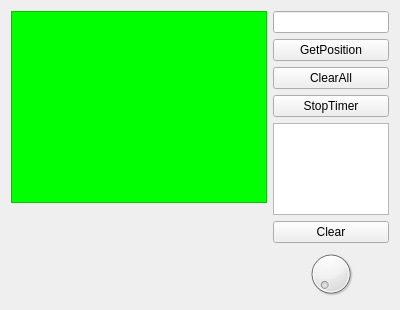
<?xml version="1.0" encoding="UTF-8"?>
<ui version="4.0">
 <class>MainWindow</class>
 <widget class="QMainWindow" name="MainWindow">
  <property name="geometry">
   <rect>
    <x>0</x>
    <y>0</y>
    <width>400</width>
    <height>310</height>
   </rect>
  </property>
  <property name="windowTitle">
   <string>PositionComands</string>
  </property>
  <property name="windowIcon">
   <iconset resource="ra.qrc">
    <normaloff>:/Ball.png</normaloff>:/Ball.png</iconset>
  </property>
  <widget class="QWidget" name="centralWidget">
   <layout class="QGridLayout" name="gridLayout">
    <item row="0" column="2" rowspan="2" colspan="2">
     <layout class="QVBoxLayout" name="verticalLayout">
      <property name="sizeConstraint">
       <enum>QLayout::SetFixedSize</enum>
      </property>
      <item>
       <widget class="QLineEdit" name="tbFile"/>
      </item>
      <item>
       <widget class="QPushButton" name="btPosition">
        <property name="text">
         <string>GetPosition</string>
        </property>
       </widget>
      </item>
      <item>
       <widget class="QPushButton" name="btClear_2">
        <property name="text">
         <string>ClearAll</string>
        </property>
       </widget>
      </item>
      <item>
       <widget class="QPushButton" name="bt_osbt">
        <property name="text">
         <string>StopTimer</string>
        </property>
       </widget>
      </item>
      <item>
       <widget class="QPlainTextEdit" name="plainTextEdit"/>
      </item>
      <item>
       <widget class="QPushButton" name="btClear">
        <property name="text">
         <string>Clear</string>
        </property>
       </widget>
      </item>
      <item>
       <widget class="QDial" name="dial">
        <property name="maximum">
         <number>360</number>
        </property>
       </widget>
      </item>
     </layout>
    </item>
    <item row="0" column="1">
     <layout class="QVBoxLayout" name="verticalLayout_2">
      <item>
       <widget class="QGraphicsView" name="graphicsView">
        <property name="sizePolicy">
         <sizepolicy hsizetype="Fixed" vsizetype="Fixed">
          <horstretch>0</horstretch>
          <verstretch>0</verstretch>
         </sizepolicy>
        </property>
        <property name="styleSheet">
         <string notr="true">background-color: rgb(0, 255, 0);</string>
        </property>
        <property name="verticalScrollBarPolicy">
         <enum>Qt::ScrollBarAlwaysOff</enum>
        </property>
        <property name="horizontalScrollBarPolicy">
         <enum>Qt::ScrollBarAlwaysOff</enum>
        </property>
        <property name="sizeAdjustPolicy">
         <enum>QAbstractScrollArea::AdjustIgnored</enum>
        </property>
       </widget>
      </item>
     </layout>
    </item>
   </layout>
  </widget>
  <widget class="QMenuBar" name="menuBar">
   <property name="geometry">
    <rect>
     <x>0</x>
     <y>0</y>
     <width>400</width>
     <height>21</height>
    </rect>
   </property>
  </widget>
 </widget>
 <layoutdefault spacing="6" margin="11"/>
 <resources>
  <include location="ra.qrc"/>
 </resources>
 <connections/>
</ui>
